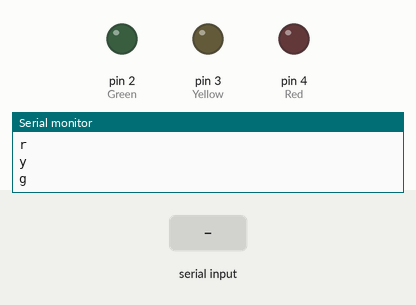
The sketch below on a simulated Arduino Uno, built with avr-gcc and run on an emulated ATmega328P. Parts: output pins drawn as LEDs (lit = HIGH), the last lines printed to the serial monitor. The inputs (shaded band) are chosen by the test bench.

Above: at 1.6 s.
1.7 s: "r\n" received over Serial
At 2.8 s:
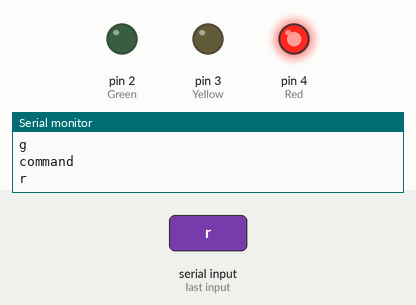
3.2 s: "y\n" received over Serial
At 4.0 s:
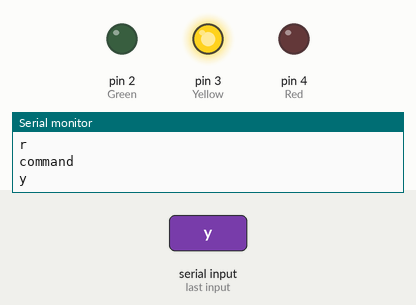
4.7 s: "g\n" received over Serial
At 5.1 s:
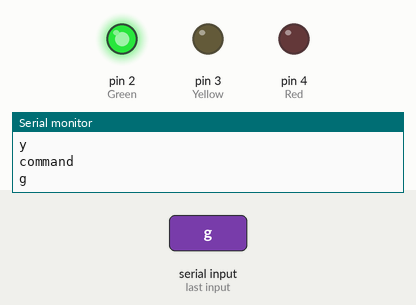
6.2 s: "a\n" received over Serial
At 7.4 s:
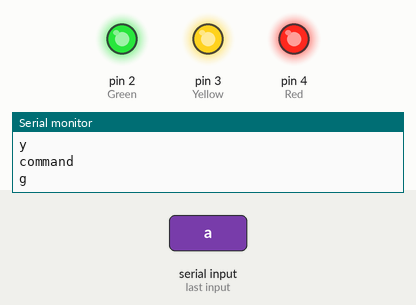
Timing chart, 0 to 8.7 s (numbered marks = the images above; inputs shaded):
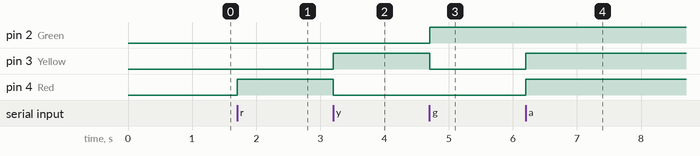

Measured:
- after the input at 1.7 s, pin 4 (Red): LOW → HIGH at once
- after the input at 3.2 s, pin 3 (Yellow): LOW → HIGH at once; pin 4 (Red): HIGH → LOW at once
- after the input at 4.7 s, pin 2 (Green): LOW → HIGH at once; pin 3 (Yellow): HIGH → LOW at once
- after the input at 6.2 s, pin 3 (Yellow), pin 4 (Red): LOW → HIGH at once

The sketch:

bluetooth_led.ino
```cpp
#define Red 4
#define Yellow 3
#define Green 2

void setup() {
  pinMode(Red, OUTPUT);
  pinMode(Yellow, OUTPUT);
  pinMode(Green, OUTPUT);
  Serial.begin(9600);
  delay(400);
  Serial.println("r");
  Serial.println("y");
  Serial.println("g");
}
String command;
void loop() {
  if (Serial.available()) {
    command = Serial.readStringUntil('\n');
    command.trim();
    if (command.equals("r")) {
      digitalWrite(Red, HIGH);
      digitalWrite(Yellow, LOW);
      digitalWrite(Green, LOW);
    } else if (command.equals("y")) {
      digitalWrite(Yellow, HIGH);
      digitalWrite(Red, LOW);
      digitalWrite(Green, LOW);
    } else if (command.equals("g")) {
      digitalWrite(Green, HIGH);
      digitalWrite(Yellow, LOW);
      digitalWrite(Red, LOW);
    } else if (command.equals("a")) {
      digitalWrite(Yellow, HIGH);
      digitalWrite(Green, HIGH);
      digitalWrite(Red, HIGH);
      delay(1000);
      digitalWrite(Yellow, HIGH);
      digitalWrite(Green, HIGH);
      digitalWrite(Red, HIGH);
      delay(1000);
      digitalWrite(Yellow, HIGH);
      digitalWrite(Green, HIGH);
      digitalWrite(Red, HIGH);
      delay(1000);
    }

    Serial.println("command");
    Serial.println(command);
  }
}
```
